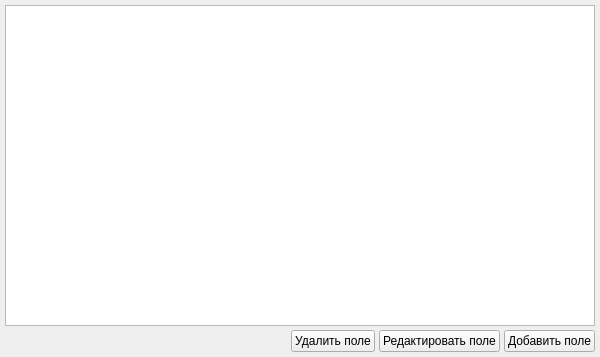
<?xml version="1.0" encoding="UTF-8"?>
<ui version="4.0">
 <class>MainTableWidget</class>
 <widget class="QWidget" name="MainTableWidget">
  <property name="geometry">
   <rect>
    <x>0</x>
    <y>0</y>
    <width>600</width>
    <height>357</height>
   </rect>
  </property>
  <property name="windowTitle">
   <string>Form</string>
  </property>
  <layout class="QVBoxLayout" name="verticalLayout">
   <property name="spacing">
    <number>4</number>
   </property>
   <property name="leftMargin">
    <number>5</number>
   </property>
   <property name="topMargin">
    <number>5</number>
   </property>
   <property name="rightMargin">
    <number>5</number>
   </property>
   <property name="bottomMargin">
    <number>5</number>
   </property>
   <item>
    <widget class="QTableView" name="tableView"/>
   </item>
   <item>
    <layout class="QHBoxLayout" name="horizontalLayout">
     <property name="spacing">
      <number>4</number>
     </property>
     <item>
      <spacer name="horizontalSpacer">
       <property name="orientation">
        <enum>Qt::Horizontal</enum>
       </property>
       <property name="sizeHint" stdset="0">
        <size>
         <width>40</width>
         <height>20</height>
        </size>
       </property>
      </spacer>
     </item>
     <item>
      <widget class="QPushButton" name="pushDelete">
       <property name="text">
        <string>Удалить поле</string>
       </property>
      </widget>
     </item>
     <item>
      <widget class="QPushButton" name="pushEdit">
       <property name="text">
        <string>Редактировать поле</string>
       </property>
      </widget>
     </item>
     <item>
      <widget class="QPushButton" name="pushAdd">
       <property name="text">
        <string>Добавить поле</string>
       </property>
      </widget>
     </item>
    </layout>
   </item>
  </layout>
 </widget>
 <resources/>
 <connections/>
</ui>
